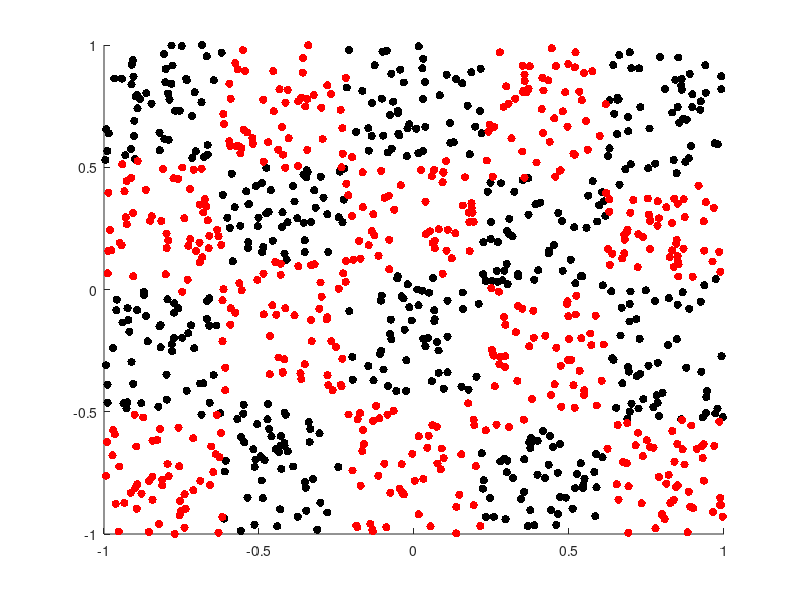

MATLAB code for this plot:
close all
clear all
fileID = fopen('output.txt','r');
u=fscanf(fileID,'%f');
data=reshape(u,3,numel(u)/3)';

x=data(:,1);
y=data(:,2);
mark=data(:,3)==1;

scatter(x(mark),y(mark),'k','filled')
hold on
scatter(x(~mark),y(~mark),'r','filled')

fclose('all');